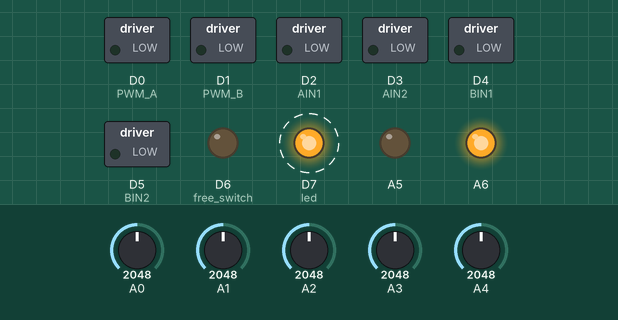
This sketch was run on a simulated Particle Photon. Parts: switched loads named in the sketch (green lamp = pin HIGH), output pins drawn as LEDs (lit = HIGH). Dashed ring = blinking. The test bench sets the inputs (shaded band); at power-on: A0 = 2048, A1 = 2048, A2 = 2048, A3 = 2048, A4 = 2048.

Above: at 0.06 s.
Timing chart, 0 to 3.0 s (numbered marks = the images above):
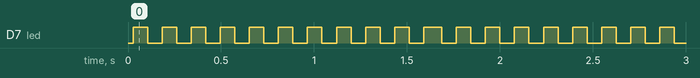

Measured:
- by itself, D7 (led): alternates HIGH for 0.08 s and LOW for 0.08 s

The sketch:

week_5_to_8_spark_code_motor.ino
```cpp
//Base Spark Code for Labs 3 & 4 (Weeks 5-8)
//MAE 221 Fall 2015

//This code allows for all ports to be read simultaneously, while setting points one at a time or all at once
#include "math.h"
#include "stdio.h"
char publishString[200]; //a place holer for the publish string
int count = 0;           //looper that allows us to have a control responsive photon while not flooding the cloud with data every 50 ms
int countto = 20;        // wait 20 clicks before publishing data
int waiter = 50;         //in ms
int samps = 50;          //sampler counter for smooth smoothness

//Deprecated not used
int a_set_pwm;
int b_set_pwm;
int a_set_mode;
int b_set_mode;

int parr[6];
int PWMS[4];


void setup() //run this loop just once upon start, or upon reset
{
  //This will send back the big data string
  Spark.variable("lab_data", &publishString, STRING);
  //We'll use these to send the digital state
  Spark.function("setMotor", setMotor);

  //set analog pins to input mode
  pinMode(A0, INPUT);
  pinMode(A1, INPUT);
  pinMode(A2, INPUT);
  pinMode(A3, INPUT);
  pinMode(A4, INPUT);
  pinMode(A5, OUTPUT);
  pinMode(A6, OUTPUT);
  pinMode(A7, INPUT);

  //For Voltage Divider
  digitalWrite(A5,0);
  digitalWrite(A6,1);

  pinMode(D0, OUTPUT);  //PWM A
  pinMode(D1, OUTPUT);  //PWM B
  pinMode(D2, OUTPUT);  //AIN1
  pinMode(D3, OUTPUT);  //AIN2
  pinMode(D4, OUTPUT);  //BIN1
  pinMode(D5, OUTPUT);  //BIN2
  pinMode(D6, OUTPUT);  //free switch
  pinMode(D7, OUTPUT); //led


}

void loop() //repeat this loop forever
{
    //declare pin labels as integers
    int a0 = 0;
    int a1 = 0;
    int a2 = 0;
    int a3 = 0;
    int a4 = 0;
    int a5 = 0;
    int a6 = 0;
    int a7 = 0;

    int d0;
    int d1;
    int d2;
    int d3;
    int d4;
    int d5;

    //average the readings at each port for stability
    for (int j = 0; j < samps; j++) //sum values samps times
   {
     a0 += analogRead(A0);
     a1 += analogRead(A1);
     a2 += analogRead(A2);
     a3 += analogRead(A3);
     a4 += analogRead(A4);

   }
    // take the average
    a0 = a0/samps;
    a1 = a1/samps;
    a2 = a2/samps;
    a3 = a3/samps;
    a4 = a4/samps;

    d0 = digitalRead(0);
    d1 = digitalRead(1);
    d2 = digitalRead(2);
    d3 = digitalRead(3);
    d4 = digitalRead(4);
    d5 = digitalRead(5);


    //wait countto clicks before sending publish data; blink the led every X to let us know how hard it's working
    if (count > countto )
    {
     sprintf(publishString,"{\"a0\": %d, \"a1\": %d, \"a2\": %d,\"a3\": %d,\"d0\": %d,\"d1\": %d,\"d2\": %d,\"d3\": %d,\"d4\": %d,\"d5\": %d,\"a_pwm\": %d,\"a_mode\": %d,\"b_pwm\": %d,\"b_mode\": %d}",a0,a1,a2,a3,PWMS[0],PWMS[1],PWMS[2],PWMS[3],d4,d5,a_set_pwm,a_set_mode,b_set_pwm,b_set_mode);
     Spark.publish("lab_data",publishString);
     count = 0;
    }

    else count +=1;
    digitalWrite(7,!digitalRead(7));
    delay(waiter);

}


//set one input
int setMotor(String potter)
{

  //break the input string down into two parts.
  int motor = potter.charAt(0)-48;  //1 or 2
  int mode  = potter.charAt(1)-48;  //0 Brake, 1 Forward
  int PWM  =  (potter.charAt(2)-48)*100 +(potter.charAt(3)-48)*10 + (potter.charAt(4)-48) ;  //0 to 255 (8Bit control)

    PWMS[motor] = PWM;


    if (mode == 0)
    {
        analogWrite(motor,0);
    }
    else if (mode == 1)
    {
        analogWrite(motor,PWM); //0 or 1
    }

    else if (mode == 2)
    {

        if (PWM > 0) digitalWrite(motor,1); //0 or 1
        else digitalWrite(motor,0); //0 or 1

    }


  return potter.toInt();
}
```
